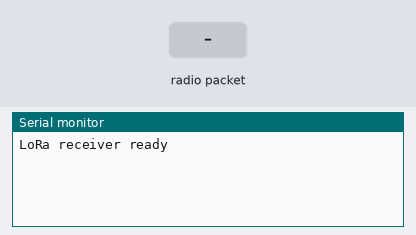
A sketch run on a simulated Arduino Uno, built with avr-gcc and run on an emulated ATmega328P. Parts: the last lines printed to the serial monitor. The test bench sets the inputs (shaded band). No radio packets arrive unless stated.

Above: at 1.2 s.
1.3 s: radio packet "1" arrives
At 1.9 s:
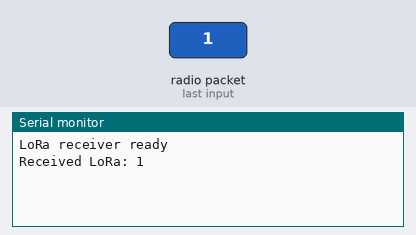
2.8 s: radio packet "0" arrives
At 4.0 s:
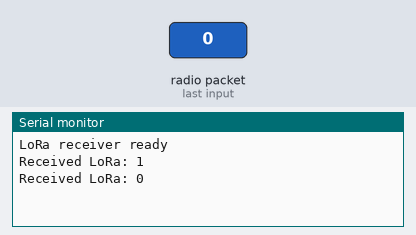
4.3 s: radio packet "2" arrives
At 5.4 s:
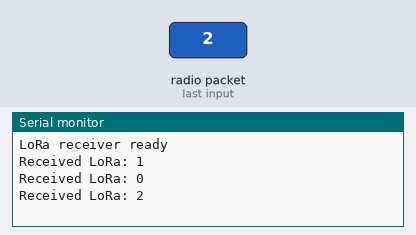

The sketch:

esp8266receiver.ino
```cpp
#include <SPI.h>
#include <LoRa.h>

// LoRa pins (chỉnh lại nếu cần)
#define SS_PIN    15
#define RST_PIN   16
#define DIO0_PIN  2

void setup() {
  Serial.begin(115200);
  LoRa.setPins(SS_PIN, RST_PIN, DIO0_PIN);
  if (!LoRa.begin(921E6)) {
    Serial.println("LoRa init failed!");
    while (1);
  }
  Serial.println("LoRa receiver ready");
}

void loop() {
  int packetSize = LoRa.parsePacket();
  if (packetSize) {
    String received = "";
    while (LoRa.available()) {
      received += (char)LoRa.read();
    }
    Serial.print("Received LoRa: ");
    Serial.println(received);

    // Nếu muốn tách dữ liệu:
    // Dữ liệu dạng: temp,hum,timestamp
    int firstComma = received.indexOf(',');
    int secondComma = received.indexOf(',', firstComma + 1);
    if (firstComma > 0 && secondComma > firstComma) {
      String temp = received.substring(0, firstComma);
      String hum = received.substring(firstComma + 1, secondComma);
      String timestamp = received.substring(secondComma + 1);

      Serial.print("Nhiệt độ: ");
      Serial.println(temp);
      Serial.print("Độ ẩm: ");
      Serial.println(hum);
      Serial.print("Timestamp: ");
      Serial.println(timestamp);
    }
  }
}
```

Measured:
- after the input at 1.3 s, the serial monitor: prints a new line at once (image 1)
- after the input at 2.8 s, the serial monitor: prints a new line at once (image 2)
- after the input at 4.3 s, the serial monitor: prints a new line at once (image 3)
